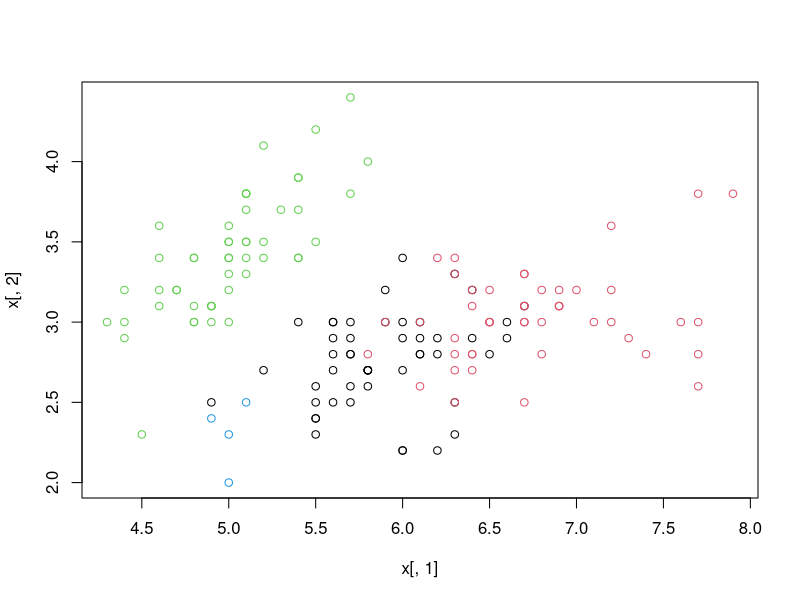

Write the R code that produced this figure.
x <- read.table("clusters.dat");
x[,5] <- as.factor(x[,5])
png(file="cluster.png",width=600,height=600);
plot(x[,1],x[,2],col=x[,5])
dev.off();
